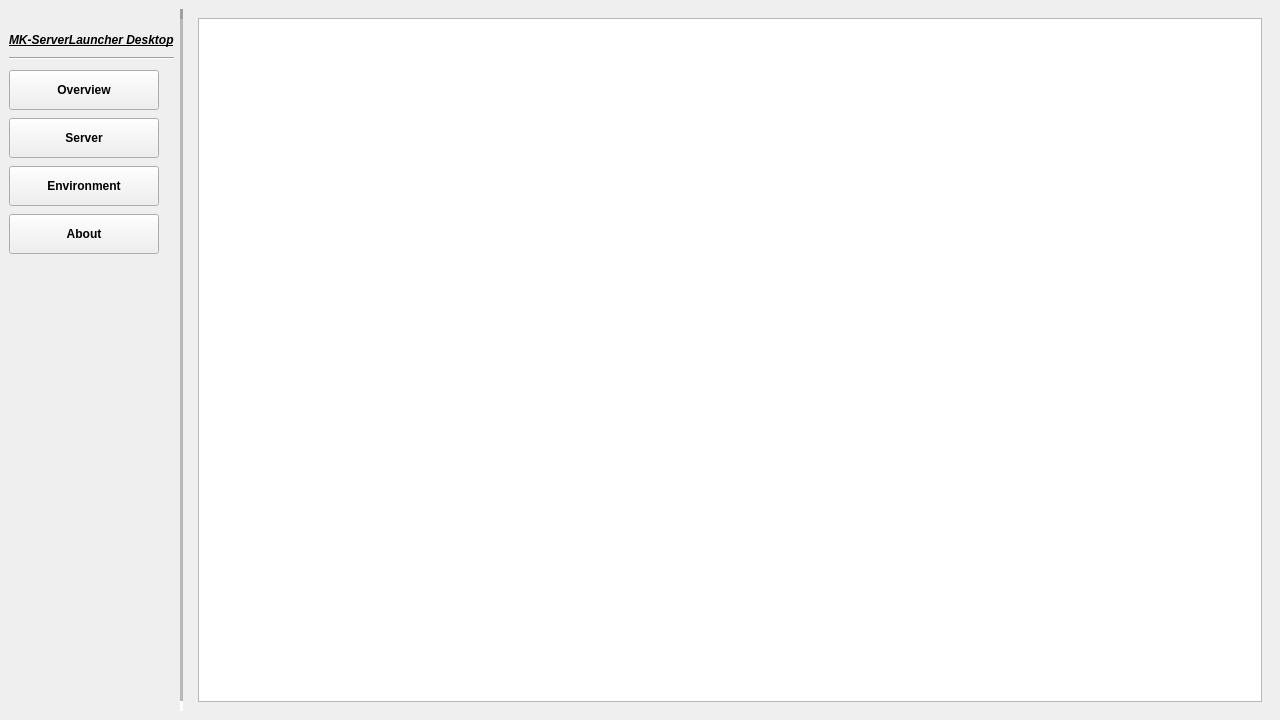
<?xml version="1.0" encoding="UTF-8"?>
<ui version="4.0">
 <class>Form</class>
 <widget class="QWidget" name="Form">
  <property name="geometry">
   <rect>
    <x>0</x>
    <y>0</y>
    <width>1280</width>
    <height>720</height>
   </rect>
  </property>
  <property name="sizePolicy">
   <sizepolicy hsizetype="Expanding" vsizetype="Expanding">
    <horstretch>0</horstretch>
    <verstretch>0</verstretch>
   </sizepolicy>
  </property>
  <property name="windowTitle">
   <string>MK-ServerLauncher</string>
  </property>
  <layout class="QHBoxLayout" name="mainHorizontalLayout">
   <property name="spacing">
    <number>6</number>
   </property>
   <property name="leftMargin">
    <number>9</number>
   </property>
   <property name="topMargin">
    <number>9</number>
   </property>
   <property name="rightMargin">
    <number>9</number>
   </property>
   <property name="bottomMargin">
    <number>9</number>
   </property>
   <item>
    <layout class="QVBoxLayout" name="leftVBox">
     <property name="spacing">
      <number>10</number>
     </property>
     <item>
      <layout class="QVBoxLayout" name="verticalLayout">
       <item>
        <widget class="QLabel" name="logoLabel">
         <property name="minimumSize">
          <size>
           <width>0</width>
           <height>0</height>
          </size>
         </property>
         <property name="maximumSize">
          <size>
           <width>128</width>
           <height>64</height>
          </size>
         </property>
         <property name="text">
          <string/>
         </property>
         <property name="pixmap">
          <pixmap resource="client_Res.qrc">:/res/Copyright_He.png</pixmap>
         </property>
         <property name="scaledContents">
          <bool>true</bool>
         </property>
        </widget>
       </item>
       <item>
        <widget class="QLabel" name="titleLabel">
         <property name="maximumSize">
          <size>
           <width>210</width>
           <height>28</height>
          </size>
         </property>
         <property name="font">
          <font>
           <italic>true</italic>
           <bold>true</bold>
           <underline>true</underline>
           <strikeout>false</strikeout>
          </font>
         </property>
         <property name="text">
          <string>MK-ServerLauncher Desktop</string>
         </property>
        </widget>
       </item>
      </layout>
     </item>
     <item>
      <widget class="QFrame" name="frame">
       <property name="frameShape">
        <enum>QFrame::Shape::HLine</enum>
       </property>
       <property name="frameShadow">
        <enum>QFrame::Shadow::Sunken</enum>
       </property>
      </widget>
     </item>
     <item>
      <layout class="QVBoxLayout" name="buttonsVBox">
       <property name="spacing">
        <number>8</number>
       </property>
       <item>
        <widget class="QPushButton" name="btnOverview">
         <property name="minimumSize">
          <size>
           <width>120</width>
           <height>40</height>
          </size>
         </property>
         <property name="maximumSize">
          <size>
           <width>150</width>
           <height>40</height>
          </size>
         </property>
         <property name="font">
          <font>
           <bold>true</bold>
          </font>
         </property>
         <property name="text">
          <string>Overview</string>
         </property>
        </widget>
       </item>
       <item>
        <widget class="QPushButton" name="btnServer">
         <property name="minimumSize">
          <size>
           <width>120</width>
           <height>40</height>
          </size>
         </property>
         <property name="maximumSize">
          <size>
           <width>150</width>
           <height>40</height>
          </size>
         </property>
         <property name="font">
          <font>
           <bold>true</bold>
          </font>
         </property>
         <property name="text">
          <string>Server</string>
         </property>
        </widget>
       </item>
       <item>
        <widget class="QPushButton" name="btnEnvironment">
         <property name="minimumSize">
          <size>
           <width>120</width>
           <height>40</height>
          </size>
         </property>
         <property name="maximumSize">
          <size>
           <width>150</width>
           <height>40</height>
          </size>
         </property>
         <property name="font">
          <font>
           <bold>true</bold>
          </font>
         </property>
         <property name="text">
          <string>Environment</string>
         </property>
        </widget>
       </item>
       <item>
        <widget class="QPushButton" name="btnAbout">
         <property name="minimumSize">
          <size>
           <width>120</width>
           <height>40</height>
          </size>
         </property>
         <property name="maximumSize">
          <size>
           <width>150</width>
           <height>40</height>
          </size>
         </property>
         <property name="font">
          <font>
           <bold>true</bold>
          </font>
         </property>
         <property name="text">
          <string>About</string>
         </property>
        </widget>
       </item>
       <item>
        <spacer name="buttonBottomSpacer">
         <property name="orientation">
          <enum>Qt::Orientation::Vertical</enum>
         </property>
         <property name="sizeHint" stdset="0">
          <size>
           <width>20</width>
           <height>40</height>
          </size>
         </property>
        </spacer>
       </item>
      </layout>
     </item>
    </layout>
   </item>
   <item>
    <widget class="QFrame" name="frame_2">
     <property name="frameShape">
      <enum>QFrame::Shape::VLine</enum>
     </property>
     <property name="frameShadow">
      <enum>QFrame::Shadow::Sunken</enum>
     </property>
     <property name="lineWidth">
      <number>10</number>
     </property>
     <property name="midLineWidth">
      <number>10</number>
     </property>
    </widget>
   </item>
   <item>
    <widget class="QStackedWidget" name="stackedWidget">
     <property name="sizePolicy">
      <sizepolicy hsizetype="Expanding" vsizetype="Expanding">
       <horstretch>1</horstretch>
       <verstretch>1</verstretch>
      </sizepolicy>
     </property>
     <property name="currentIndex">
      <number>0</number>
     </property>
     <widget class="QWidget" name="pageOverview">
      <layout class="QVBoxLayout" name="overviewLayout">
       <item>
        <widget class="QTextEdit" name="textEdit">
         <property name="font">
          <font>
           <pointsize>17</pointsize>
          </font>
         </property>
         <property name="readOnly">
          <bool>true</bool>
         </property>
        </widget>
       </item>
      </layout>
     </widget>
     <widget class="QWidget" name="pageServer">
      <layout class="QVBoxLayout" name="serverLayout">
       <item>
        <widget class="QGroupBox" name="serverGroupBox">
         <property name="title">
          <string>Server Configuration</string>
         </property>
         <layout class="QFormLayout" name="serverFormLayout">
          <item row="0" column="0">
           <widget class="QLabel" name="serverStatusLabel">
            <property name="text">
             <string>Status:</string>
            </property>
           </widget>
          </item>
          <item row="0" column="1">
           <widget class="QLabel" name="serverStatusValue">
            <property name="text">
             <string>Running</string>
            </property>
           </widget>
          </item>
          <item row="1" column="0">
           <widget class="QLabel" name="serverPortLabel">
            <property name="text">
             <string>Port:</string>
            </property>
           </widget>
          </item>
          <item row="1" column="1">
           <widget class="QSpinBox" name="serverPortSpinBox">
            <property name="minimum">
             <number>1024</number>
            </property>
            <property name="maximum">
             <number>65535</number>
            </property>
            <property name="value">
             <number>4030</number>
            </property>
           </widget>
          </item>
          <item row="2" column="0">
           <widget class="QLabel" name="serverAddressLabel">
            <property name="text">
             <string>Address:</string>
            </property>
           </widget>
          </item>
          <item row="2" column="1">
           <widget class="QLineEdit" name="serverAddressLineEdit">
            <property name="text">
             <string>127.0.0.1</string>
            </property>
           </widget>
          </item>
          <item row="3" column="0" colspan="2">
           <widget class="QPushButton" name="serverStartButton">
            <property name="text">
             <string>Start Server</string>
            </property>
           </widget>
          </item>
         </layout>
        </widget>
       </item>
      </layout>
     </widget>
     <widget class="QWidget" name="pageEnvironment">
      <layout class="QVBoxLayout" name="envLayout">
       <item>
        <widget class="QGroupBox" name="envGroupBox">
         <property name="title">
          <string>Environment Variables</string>
         </property>
         <layout class="QVBoxLayout" name="envVBox">
          <item>
           <widget class="QTableWidget" name="envTableWidget">
            <property name="columnCount">
             <number>2</number>
            </property>
            <column>
             <property name="text">
              <string>Variable</string>
             </property>
            </column>
            <column>
             <property name="text">
              <string>Value</string>
             </property>
            </column>
           </widget>
          </item>
          <item>
           <layout class="QHBoxLayout" name="envButtonLayout">
            <item>
             <widget class="QPushButton" name="envAddButton">
              <property name="text">
               <string>Add</string>
              </property>
             </widget>
            </item>
            <item>
             <widget class="QPushButton" name="envRemoveButton">
              <property name="text">
               <string>Remove</string>
              </property>
             </widget>
            </item>
            <item>
             <spacer name="envButtonSpacer">
              <property name="orientation">
               <enum>Qt::Orientation::Horizontal</enum>
              </property>
              <property name="sizeHint" stdset="0">
               <size>
                <width>40</width>
                <height>20</height>
               </size>
              </property>
             </spacer>
            </item>
           </layout>
          </item>
         </layout>
        </widget>
       </item>
      </layout>
     </widget>
     <widget class="QWidget" name="pageAbout">
      <property name="styleSheet">
       <string notr="true"/>
      </property>
      <layout class="QVBoxLayout" name="aboutLayout">
       <item>
        <widget class="QLabel" name="label_3">
         <property name="maximumSize">
          <size>
           <width>64</width>
           <height>64</height>
          </size>
         </property>
         <property name="text">
          <string/>
         </property>
         <property name="pixmap">
          <pixmap resource="client_Res.qrc">:/res/Mu.png</pixmap>
         </property>
         <property name="scaledContents">
          <bool>true</bool>
         </property>
         <property name="wordWrap">
          <bool>true</bool>
         </property>
        </widget>
       </item>
       <item>
        <widget class="QLabel" name="label">
         <property name="text">
          <string>MK-ServerLauncher
MultiPlatform&amp;WebServer Hybrid Edition
MuView Ver.VoidLand V2 DEV 1
Based Framework &amp; Tech
Backend: Kotlin 2.1.20 &amp; Ktor 3.1.2
Frontend: Vue &amp; Vite
Font Family: Poppins
Icons: Feather (built in SVG)
Author &amp; Open-Source Repository
Author: Mu_Cloud
If you like MK-ServerLauncherMPE and get the latest news, please visit Github Repository and star the Project! Thanks ♥~
Project News
Want to subscribe and focus the latest news about MK-ServerLauncherMPE, welcome to see MuBlog or Mu_Cloud's Social Medias.
Other Platform Editions
About MK-ServerLauncher in other platform or forms, it will be published, probably. But currently, MK-ServerLauncher is Only MPE, please continue to follow MuBlog or Mu_Cloud's Social Medias for more related News.</string>
         </property>
         <property name="alignment">
          <set>Qt::AlignmentFlag::AlignLeading|Qt::AlignmentFlag::AlignLeft|Qt::AlignmentFlag::AlignTop</set>
         </property>
         <property name="wordWrap">
          <bool>true</bool>
         </property>
        </widget>
       </item>
       <item>
        <widget class="Line" name="line">
         <property name="lineWidth">
          <number>20</number>
         </property>
         <property name="midLineWidth">
          <number>20</number>
         </property>
         <property name="orientation">
          <enum>Qt::Orientation::Horizontal</enum>
         </property>
        </widget>
       </item>
       <item>
        <widget class="QLabel" name="label_4">
         <property name="maximumSize">
          <size>
           <width>500</width>
           <height>128</height>
          </size>
         </property>
         <property name="text">
          <string/>
         </property>
         <property name="pixmap">
          <pixmap resource="client_Res.qrc">:/res/FuckPipes.jpg</pixmap>
         </property>
         <property name="scaledContents">
          <bool>true</bool>
         </property>
        </widget>
       </item>
       <item>
        <widget class="QLabel" name="label_2">
         <property name="text">
          <string>MK-ServerLauncher-Desktop
Forked from MuCloudOfficial
Backend: C++17 &amp; Qt 6.8.3
Frontend: THERE IS NO F**KING FRONTEND (Native Desktop)
Font Family: JetBrains Mono, Sarasa Mono SC
Build Tools: CMake &amp; Qt Creator
Author: HeZhijun4030
GitHub: github.com/HeZhijun4030
Copyright © 2024 HeZhijun4030/CodeManStudio. All rights reserved.</string>
         </property>
         <property name="wordWrap">
          <bool>true</bool>
         </property>
        </widget>
       </item>
       <item>
        <spacer name="verticalSpacer">
         <property name="orientation">
          <enum>Qt::Orientation::Vertical</enum>
         </property>
         <property name="sizeHint" stdset="0">
          <size>
           <width>20</width>
           <height>40</height>
          </size>
         </property>
        </spacer>
       </item>
      </layout>
     </widget>
    </widget>
   </item>
  </layout>
 </widget>
 <resources>
  <include location="client_Res.qrc"/>
 </resources>
 <connections/>
</ui>
